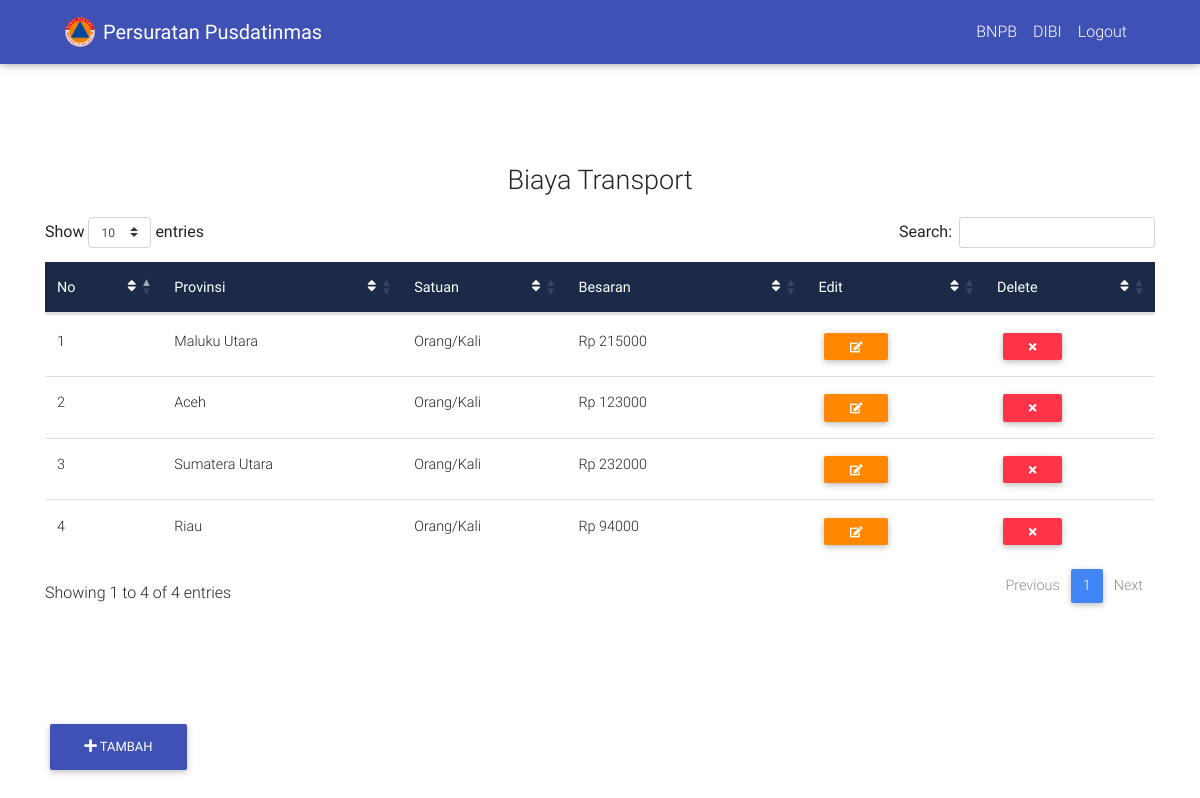
Page /index.php/home/biaya_transport on the earlier database version.
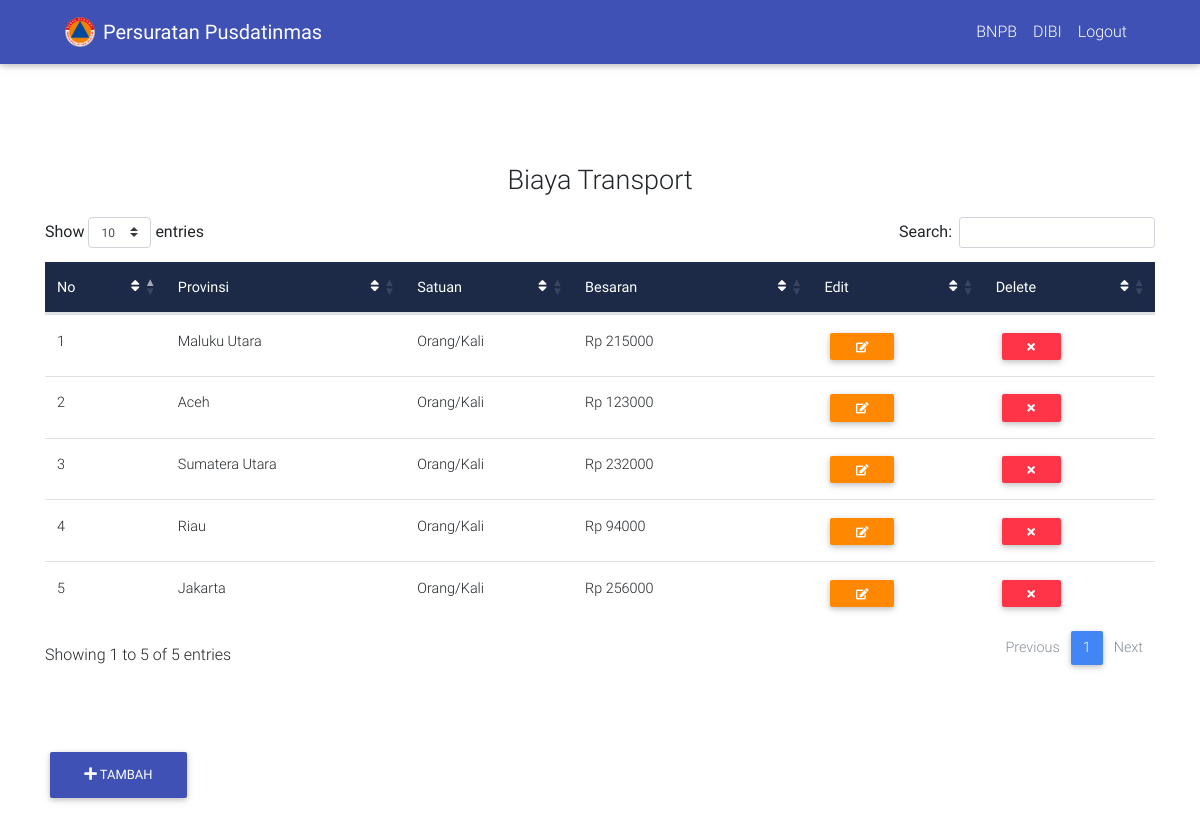
Same page on the later database version.
### tables this page shows
CREATE TABLE IF NOT EXISTS `biaya_transport` (
  `id` int(5) NOT NULL AUTO_INCREMENT,
  `provinsi` text NOT NULL,
  `besaran` int(10) NOT NULL,
  PRIMARY KEY (`id`)
);

### application/controllers/Home.php (called while the page is built, shortened)
<?php
class Home extends CI_Controller {
	function __Construct()
    {
        $this->load->model("home_model");
        $this->load->library("pagination");
    }
	public function biaya_transport()
	{
		$data['transport'] = $this->home_model->get_biaya_transport();
		$this->load->view('layouts/nav');
		$this->load->view('layouts/header');
		$this->load->view('biaya_transport', $data);
	}
}

### index.php (called while the page is built, shortened)
<?php
require_once BASEPATH.'core/CodeIgniter.php';

### application/models/Home_model.php (called while the page is built, shortened)
<?php
class Home_model extends CI_Model {
	function get_biaya_transport() {
		$this->db->from('biaya_transport');
		$query = $this->db->get();
		return $query->result();
	}
}
?>

### application/views/biaya_transport.php (the view, shortened to what this page needs)
<body>
  <div class="container"  style="padding-top: 20vh; padding-bottom: 20vh">
        <p style="font-size: 27px; text-align: center;">Biaya Transport</p>
          <table id="biaya_transport" class="table table-hover" cellspacing="0">
                          <thead class="mdb-color darken-3 white-text">
                            <tr>
                              <th scope="col">No
                                <i class="fa fa-sort float-right" aria-hidden="true"></i>
                              </th>
                              <th class="th-sm" scope="col">Provinsi
                                <i class="fa fa-sort float-right" aria-hidden="true"></i>
                              </th>
                              <th scope="col">Satuan
                                <i class="fa fa-sort float-right" aria-hidden="true"></i>
                              </th>
                              <th class="th-sm" scope="col">Besaran
                                <i class="fa fa-sort float-right" aria-hidden="true"></i>
                              </th>
                              <th scope="col">Edit
                                <i class="fa fa-sort float-right" aria-hidden="true"></i>
                              </th>
                              <th scope="col">Delete
                                <i class="fa fa-sort float-right" aria-hidden="true"></i>
                              </th>
                            </tr>
                          </thead>
                          <tbody>
                            <?php
                            $counter = 1;
                            foreach ($transport as $row) {
                echo "
                <tr>
                              <td>".$counter."</td>
                              <td>".$row->provinsi."</td>
                              <td>Orang/Kali</td>
                              <td> Rp ".$row->besaran."</td>
                              <td>
                                 <span class='table-remove'><a href='".base_url("home/edit_transport_page/$row->id")."'><button type='button'  class='btn btn-warning btn-sm my-0'><i class='fa fa-pencil-square-o' aria-hidden='true'></i></button></a>
                              </td>
                              <td>
                                 <span class='table-remove'><button onclick='hapus($row->id)' type='button' class='btn btn-danger btn-sm my-0'><i class='fa fa-times' aria-hidden='true'></i></button></span>
                              </td>
                            </tr>
                            ";
              $counter++;}
                             ?>
                      </tbody>
                    </table>
              <div class="container-fluid">
  <div class="row">
    <div class="col-md-12">
      <div class="btn-group">
        <a href="#"> <button class="btn animated bounceInLeft btn-indigo btn-fab" type="button" data-toggle="modal" data-target="#modalRegisterForm" id="main"><i class="fa fa-plus" aria-hidden="true">
          </i> Tambah</button>
        </a>
      </div>
    </div>
  </div>
</div>
    </div>
</body>
</html>

### application/views/layouts/nav.php (shortened to what this page needs)
<nav class="navbar navbar-expand-lg animated fadeInDown navbar-dark indigo scrolling-navbar fixed-top">
    <div class="container">
    <img style="margin-left: 20px;" src="<?php echo base_url('assets/img/logo.png')?>" width="30" height="30">
    <a style="margin-left: 8px;" class="navbar-brand" href="<?php echo base_url('home/beranda')?>"><Strong>Persuratan Pusdatinmas</Strong></a>
    <div class="collapse navbar-collapse" id="navbarTogglerDemo02">
        <span style="margin-right: 20px;">
            <ul class="navbar-nav navbar-right mr-auto mt-lg-0">
              <span><li class="nav-item">
                <a class="nav-link" href="https://bnpb.go.id/">BNPB</a>
            </li></span>
              <span><li class="nav-item">
                <a class="nav-link" href="http://dibi.bnpb.go.id/dibi/">DIBI</a>
            </li></span>
            <span><li class="nav-item">
                <a class="nav-link" onclick="keluar()">Logout</a>
            </li></span>
        </ul>
        </span>
    </div>
</div>
</nav>

### application/views/layouts/header.php (shortened to what this page needs)
<!DOCTYPE html>
<html lang="en">
<head>
	<link rel="stylesheet" href="https://maxcdn.bootstrapcdn.com/font-awesome/4.6.0/css/font-awesome.min.css">
	<link href="<?php echo base_url('assets/css/bootstrap.css')?>" rel="stylesheet">
	<link href="<?php echo base_url('assets/css/mdb.css')?>" rel="stylesheet">
	<link href="<?php echo base_url('assets/css/multiselect/multi-select.css')?>" rel="stylesheet">
	<link href="<?php echo base_url('assets/css/multiselect/multi-select.dev.css')?>" rel="stylesheet">
	<link href="<?php echo base_url('assets/css/multiselect/multi-select.dist.css')?>" rel="stylesheet">
	<link href="<?php echo base_url('assets/css/style.css')?>"  type="text/css" rel="stylesheet">
	<link rel="stylesheet" href="https://unpkg.com/leaflet@1.3.3/dist/leaflet.css"
/>
	<link rel="stylesheet" type="text/css" href="https://cdn.jsdelivr.net/npm/sweetalert2@7.26.11/dist/sweetalert2.all.min.js">
	<link rel="stylesheet" type="text/css" href="https://cdn.jsdelivr.net/npm/sweetalert2@7.26.11/package.json">
	<link rel="stylesheet" type="text/css" href="https://cdn.jsdelivr.net/npm/sweetalert2@7.26.11/sweetalert2.d.ts">
	<link rel="stylesheet" href="https://use.fontawesome.com/releases/v5.2.0/css/all.css"
>
	<link rel="stylesheet" type="text/css" href="https://cdn.datatables.net/1.10.19/css/dataTables.bootstrap4.min.css">
</head>

### assets/css/style.css (style rules this page uses)
html, body, header, .view { height: 100%; }

### application/views/layouts/header.php (style rules this page uses)
.btn-group .btn-fab { position: fixed !important; left: 50px; }
#main { bottom: 30px; }

Differences in the rows shown:
added biaya_transport: provinsi "Jakarta", besaran "256000"
Other differences:
text written by a page script: "Show entries Search: Showing 1 to 4 of 4 entries Previous 1 Next" → "Show entries Search: Showing 1 to 5 of 5 entries Previous 1 Next"
